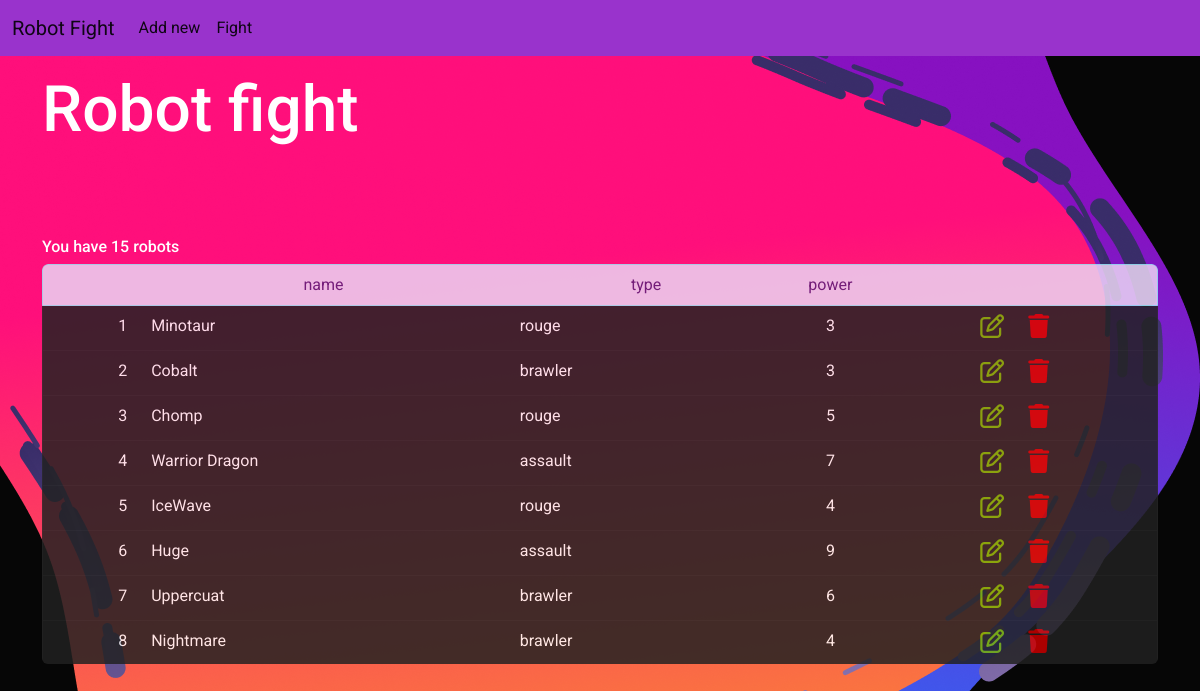
The page / on the database its author committed.
### tables this page shows
CREATE TABLE `robots` (
  `id` int(11) NOT NULL,
  `name` varchar(100) DEFAULT NULL,
  `type` set('brawler','rouge','assault') DEFAULT NULL,
  `power` int(5) NOT NULL DEFAULT '0',
  `created_at` datetime NOT NULL DEFAULT CURRENT_TIMESTAMP,
  `updated_at` datetime NOT NULL DEFAULT CURRENT_TIMESTAMP ON UPDATE CURRENT_TIMESTAMP
);

### index.php (the view, shortened to what this page needs)
<?
$root = "./";
require "./config/connect.php";
$select = "SELECT `id`, `name`, `type`, `power`, `created_at` FROM robots";
$rows   = mysqli_fetch_all(mysqli_query($conn, $select));
include_once "./app/view/html/header.php";
?>
<div class="container">
    <h1 class="my-3">Robot fight</h1>
    <div class="alert alert-<?= isset($_SESSION['msg']) ? $_SESSION["type"] : "" ?> text-center" >
    </div>
    <h6>You have <?= count($rows) ?> robots</h6>
    <ul class="list-group roobotsList" style="opacity: 0.85">
        <li class="list-group-item list-group-item-info">
            <div class="row">
                <div class="col-md-1">&nbsp;</div>
                <div class="col-md-4 text-center">name</div>
                <div class="col-md-3 text-center">type</div>
                <div class="col-md-1 text-center">power</div>
                <div class="col-md-3">&nbsp;</div>
            </div>
        </li>
        <? foreach($rows as $row) : ?>
        <li class="list-group-item">
            <div class="row">
                <div class="col-md-1 text-end"><?= $row[0] ?></div>
                <div class="col-md-4"><?= $row[1] ?></div>
                <div class="col-md-3"><?= $row[2] ?></div>
                <div class="col-md-1 text-center"><?= $row[3] ?></div>
                <div class="col-md-3 d-flex justify-content-center gap-2">
                    <a
                        class="link-success"
                        href="./edit.php?id=<?= $row[0] ?>"
                    >
                        <i class="fa-solid fa-pen-to-square fs-5 me-3 fw-lighter"></i>
                    </a>
                    <a
                        class="link-danger fw-lighter"
                        href="./delete.php?id=<?= $row[0] ?>"
                        onClick="javascript: return confirm('Please confirm deletion');"
                    >
                        <i class="fa-solid fa-trash fs-5"></i>
                    </a>
                </div>
            </div>
        </li>
        <? endforeach; ?>
    </ul>
</div>
<? include_once "./app/view/html/header.php" ?>

### app/view/html/header.php (shortened to what this page needs)
<!DOCTYPE html>
<html lang="en">
<head>
    <link href="https://cdn.jsdelivr.net/npm/bootstrap@5.3.0-alpha1/dist/css/bootstrap.min.css" rel="stylesheet">
    <link rel="stylesheet" href="https://cdnjs.cloudflare.com/ajax/libs/font-awesome/6.3.0/css/all.min.css" />
    <link rel="stylesheet" type="text/css" href="<?= $root ?>public/css/cyborg.min.css" />
    <link rel="stylesheet" type="text/css" href="<?= $root ?>public/css/style.css" />
</head>
<nav class="navbar navbar-expand-md bg-info">
  <div class="container-fluid">
    <a class="navbar-brand" href="index.php">Robot Fight</a>
    <div class="collapse navbar-collapse" id="navbarNav">
      <ul class="navbar-nav">
        <li class="nav-item">
          <a class="nav-link active" aria-current="page" href="./addNew.php">Add new</a>
        </li>
        <li class="nav-item">
          <a class="nav-link active" aria-current="page" href="./fight.php">Fight</a>
        </li>
      </ul>
    </div>
  </div>
</nav>
<body>

### public/css/style.css (style rules this page uses)
* { margin: 0; padding: 0; box-sizing: border-box; }

### app/view/html/header.php (style rules this page uses)
.roobotsList { height: 400px !important; overflow: scroll; }

### rows shown on the page
robots: id "1", name "Minotaur", type "rouge", power "3"
robots: id "2", name "Cobalt", type "brawler", power "3"
robots: id "3", name "Chomp", type "rouge", power "5"
robots: id "4", name "Warrior Dragon", type "assault", power "7"
robots: id "5", name "IceWave", type "rouge", power "4"
robots: id "6", name "Huge", type "assault", power "9"
robots: id "7", name "Uppercuat", type "brawler", power "6"
robots: id "8", name "Nightmare", type "brawler", power "4"

### other values the page prints
count($rows) "15"
